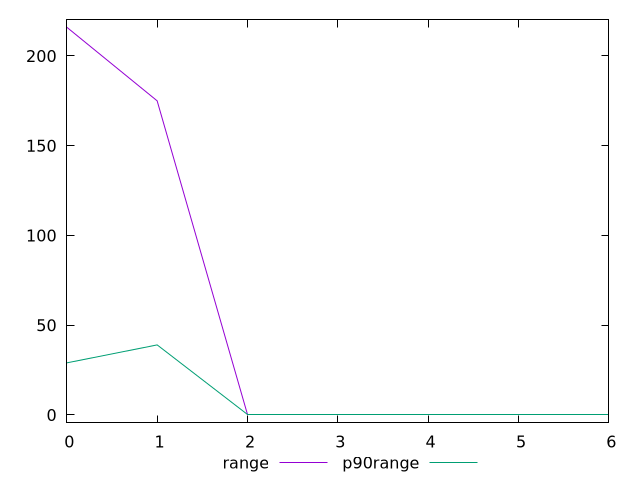

The gnuplot source for this figure:
$_range <<EOF
215.99999999999818
174.99999999999727
0
0
0
0
0
EOF
$_p90Range <<EOF
29
39.00000000000182
0
0
0
0
0
EOF
set key outside below
set terminal pngcairo
set output "report_00006_2020-11-02T20-21-41.718Z/total-blocking-time/progession_range_p90range.png"
set yrange [-4.319999999999964:220.31999999999815]
plot $_range title "range" with line ,$_p90Range title "p90range" with line ,
